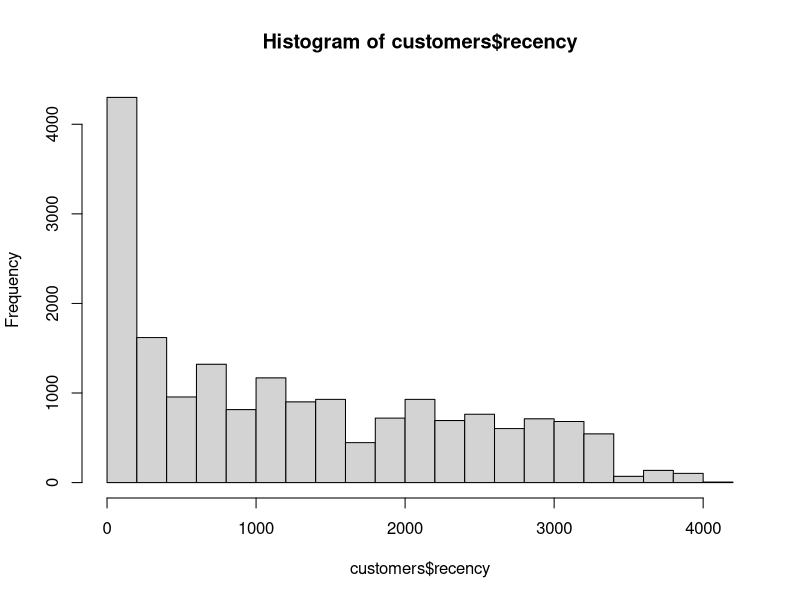
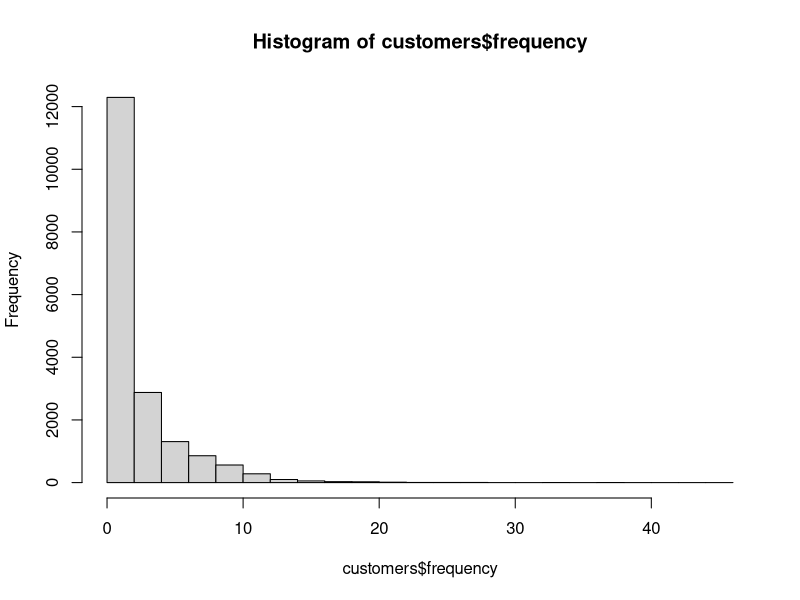
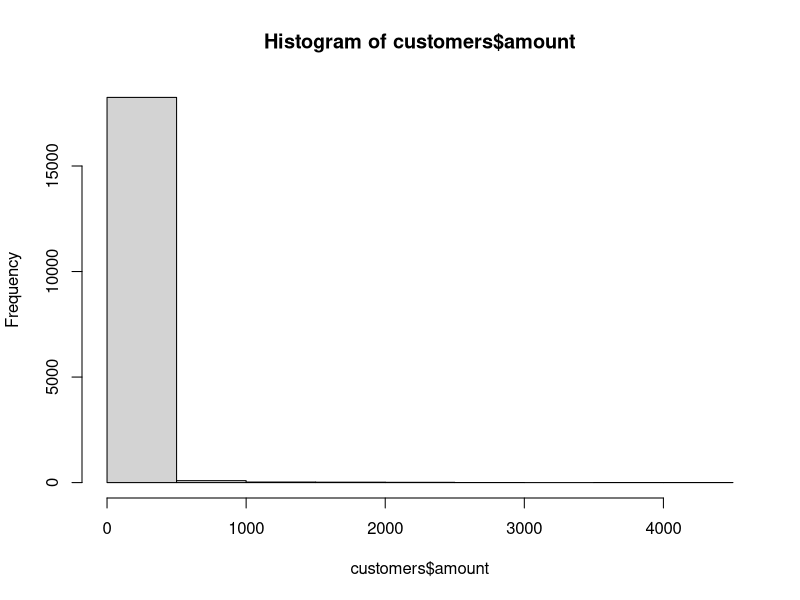
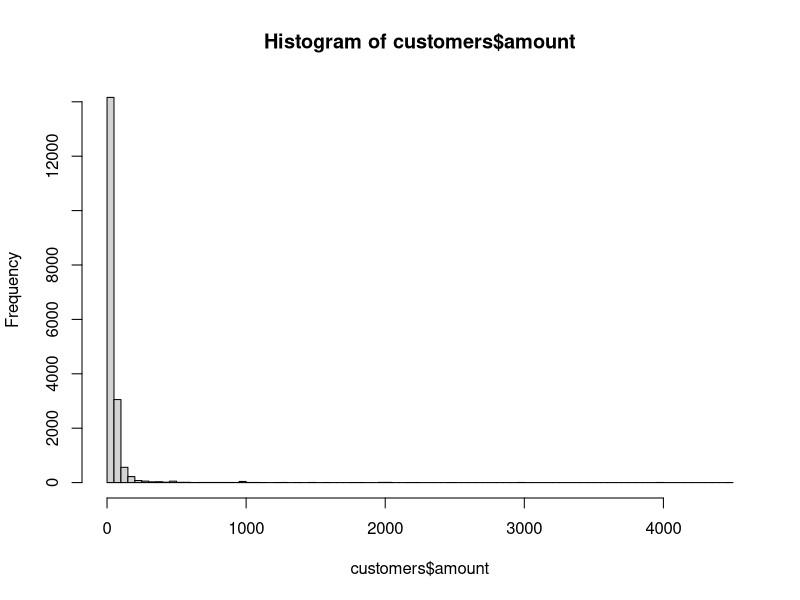
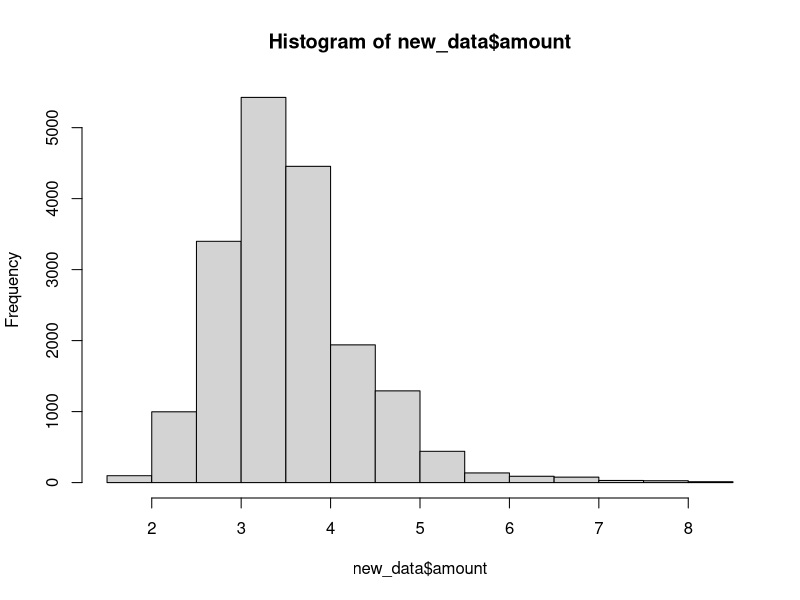
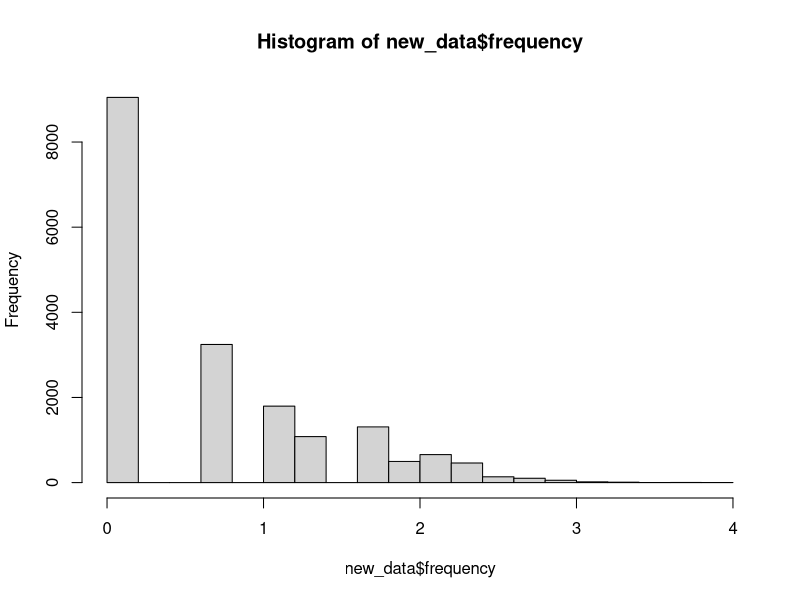
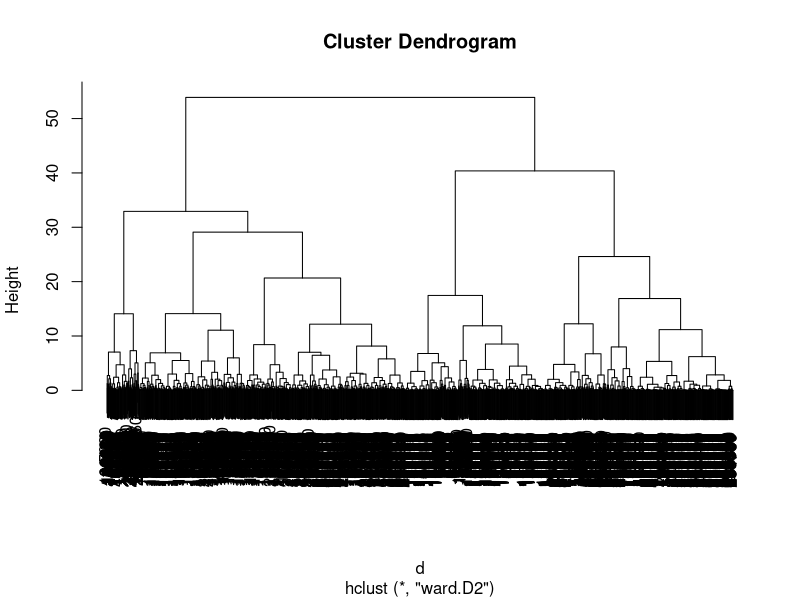

Here is the R script that generated these plots, in order:

# __________________________________________________________
# //////////////////////////////////////////////////////////
#
#    MODULE 1 - STATISTICAL SEGMENTATION
# __________________________________________________________
# //////////////////////////////////////////////////////////


# --- COMPUTING RECENCY, FREQUENCY, MONETARY VALUE ---------

# To clean up the memory of your current R session run the following line
rm(list=ls(all=TRUE))

# Load text file into local variable called 'data'
data = read.delim(file = 'purchases.txt', header = FALSE, sep = '\t', dec = '.')

# Add headers and interpret the last column as a date, extract year of purchase
colnames(data) = c('customer_id', 'purchase_amount', 'date_of_purchase')
data$date_of_purchase = as.Date(data$date_of_purchase, "%Y-%m-%d")
data$days_since       = as.numeric(difftime(time1 = "2016-01-01",
                                            time2 = data$date_of_purchase,
                                            units = "days"))

# Display the data after transformation
head(data)
summary(data)

# Compute key marketing indicators using SQL language
library(sqldf)

# Compute recency, frequency, and average purchase amount
customers = sqldf("SELECT customer_id,
                          MIN(days_since) AS 'recency',
                          COUNT(*) AS 'frequency',
                          AVG(purchase_amount) AS 'amount'
                   FROM data GROUP BY 1")

# Explore the data
head(customers)
summary(customers)
hist(customers$recency)
hist(customers$frequency)
hist(customers$amount)
hist(customers$amount, breaks = 100)


# --- PREPARING AND TRANSFORMING DATA ----------------------


# Copy customer data into new data frame
new_data = customers

# Remove customer id as a variable, store it as row names
head(new_data)
row.names(new_data) = new_data$customer_id
new_data$customer_id = NULL
head(new_data)

# Take the log-transform of the amount, and plot
new_data$amount = log(new_data$amount)
hist(new_data$amount)

# QUIZ
new_data$frequency = log(new_data$frequency)
hist(new_data$frequency)

# Standardize variables
new_data = scale(new_data)
head(new_data)


# --- RUNNING A HIERARCHICAL SEGMENTATION ------------------


# Compute distance metrics on standardized data
# This will likely generate an error on most machines
# d = dist(new_data)

# Take a 10% sample
sample = seq(1, 18417, by = 10)
head(sample)
customers_sample = customers[sample, ]
new_data_sample  = new_data[sample, ]

# Compute distance metrics on standardized data
d = dist(new_data_sample)

# Perform hierarchical clustering on distance metrics
c = hclust(d, method="ward.D2")

# Plot de dendogram
plot(c)

# Cut at 9 segments
# members = cutree(c, k = 9)
# QUIZ
members = cutree(c, k = 5)


# Show 30 first customers, frequency table
members[1:30]
table(members)

# Show profile of each segment
aggregate(customers_sample[, 2:4], by = list(members), mean)
